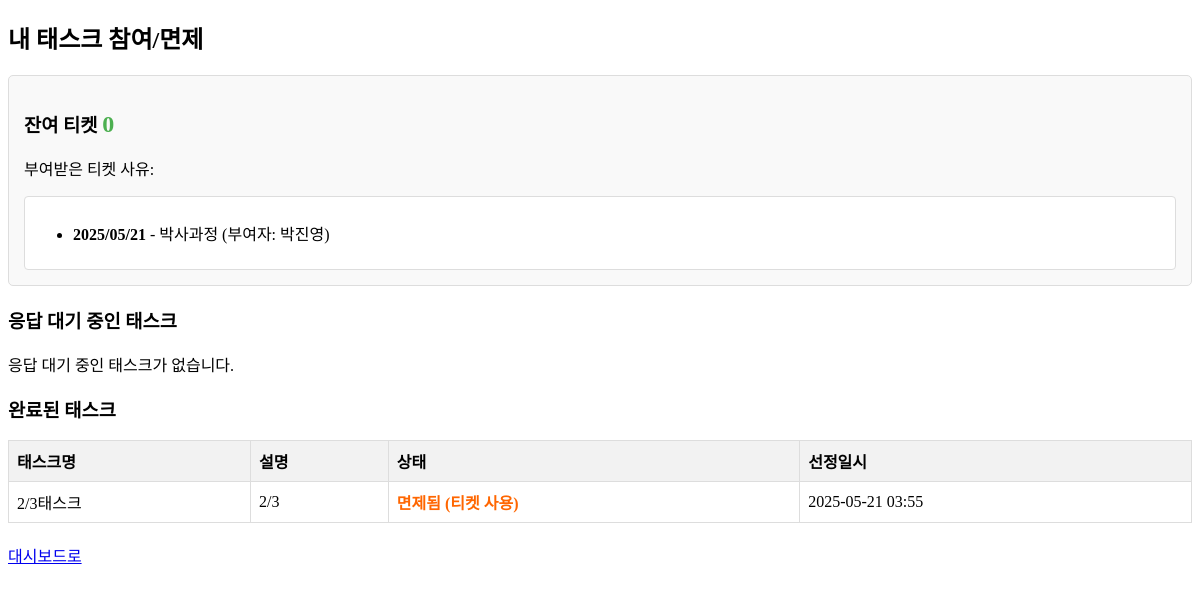
Screenshot of /task/my (signed in) with the database file from the repository.
### models.py (models this page shows)
class Ticket(db.Model):
    id = db.Column(db.Integer, primary_key=True)
    user_id = db.Column(db.Integer, db.ForeignKey('user.id'), nullable=False)
    type = db.Column(db.String(20), nullable=False)  # 'grant', 'revoke', 'use'
    reason = db.Column(db.String(200), nullable=False)
    created_by = db.Column(db.String(120), nullable=False)  # 이메일 또는 이름
    created_at = db.Column(db.DateTime, server_default=db.func.now())
    user = db.relationship('User', backref=db.backref('tickets', lazy=True))

class TaskAssignment(db.Model):
    id = db.Column(db.Integer, primary_key=True)
    task_id = db.Column(db.Integer, db.ForeignKey('task.id'), nullable=False)
    user_id = db.Column(db.Integer, db.ForeignKey('user.id'), nullable=False)
    status = db.Column(db.String(20), nullable=False)  # selected, exempted
    ticket_used = db.Column(db.Boolean, default=False)
    reason = db.Column(db.String(200))
    assigned_at = db.Column(db.DateTime, server_default=db.func.now())
    task = db.relationship('Task', backref=db.backref('assignments', lazy=True))
    user = db.relationship('User', backref=db.backref('task_assignments', lazy=True))

class Task(db.Model):
    id = db.Column(db.Integer, primary_key=True)
    title = db.Column(db.String(100), nullable=False)
    description = db.Column(db.String(200))
    created_by = db.Column(db.String(120), nullable=False)  # 이메일 또는 이름
    required_count = db.Column(db.Integer, nullable=False)
    created_at = db.Column(db.DateTime, server_default=db.func.now())
    status = db.Column(db.String(20), default='pending')  # pending, completed

### app.py (the view, shortened to what this page needs)
@app.route('/task/my', methods=['GET', 'POST'])
@login_required
def my_tasks():
    assignments = TaskAssignment.query.filter_by(
        user_id=current_user.id,
        status='selected'
    ).order_by(TaskAssignment.assigned_at.desc()).all()
    completed_assignments = TaskAssignment.query.filter(
        TaskAssignment.user_id == current_user.id,
        TaskAssignment.status.in_(['accepted', 'exempted'])
    ).order_by(TaskAssignment.assigned_at.desc()).all()
    tickets = Ticket.query.filter_by(user_id=current_user.id).all()
    grant = sum(1 for t in tickets if t.type == 'grant')
    revoke = sum(1 for t in tickets if t.type == 'revoke')
    use = sum(1 for t in tickets if t.type == 'use')
    remain = grant - revoke - use
    grant_tickets = [t for t in tickets if t.type == 'grant']
    return render_template('task_my.html',
                           assignments=assignments,
                           completed_assignments=completed_assignments,
                           remain=remain,
                           grant_tickets=grant_tickets)

### app.py (called while the page is built)
@login_manager.user_loader
def load_user(user_id):
    return User.query.get(int(user_id))

### templates/task_my.html (shortened to what this page needs)
<!DOCTYPE html>
<html lang="ko">
<head>
</head>
<body>
    <h2>내 태스크 참여/면제</h2>
    <div class="ticket-box">
        <h3>잔여 티켓 <span class="ticket-count">{{ remain }}</span></h3>
        {% if grant_tickets %}
        <p>부여받은 티켓 사유:</p>
        <div class="ticket-detail">
            <ul>
                {% for ticket in grant_tickets %}
                <li>
                    <strong>{{ ticket.created_at.strftime('%Y/%m/%d') }}</strong> -
                    {{ ticket.reason }} (부여자: {{ ticket.created_by }})
                </li>
                {% endfor %}
            </ul>
        </div>
        {% endif %}
    </div>
    <h3>응답 대기 중인 태스크</h3>
    {% if assignments %}
    <table>
        <tr>
            <th>태스크명</th><th>설명</th><th>선정일시</th><th>액션</th>
        </tr>
        {% for a in assignments %}
        <tr>
            <td>{{ a.task.title }}</td>
            <td>{{ a.task.description }}</td>
            <td>{{ a.assigned_at.strftime('%Y-%m-%d %H:%M') }}</td>
            <td>
                <form method="POST" style="display:inline;">
                    <input type="hidden" name="assignment_id" value="{{ a.id }}">
                    <input type="hidden" name="action" value="accept">
                    <button type="submit" class="btn-accept">태스크 수락</button>
                </form>
                {% if remain > 0 %}
                <form method="POST" style="display:inline;">
                    <input type="hidden" name="assignment_id" value="{{ a.id }}">
                    <input type="hidden" name="action" value="exempt">
                    <button type="submit" class="btn-exempt">티켓 사용(면제)</button>
                </form>
                {% else %}
                <span>(잔여 티켓 없음 - 자동으로 태스크가 수락됩니다)</span>
                {% endif %}
            </td>
        </tr>
        {% endfor %}
    </table>
    {% else %}
    <p>응답 대기 중인 태스크가 없습니다.</p>
    {% endif %}
    <h3>완료된 태스크</h3>
    {% if completed_assignments %}
    <table>
        <tr>
            <th>태스크명</th><th>설명</th><th>상태</th><th>선정일시</th>
        </tr>
        {% for a in completed_assignments %}
        <tr>
            <td>{{ a.task.title }}</td>
            <td>{{ a.task.description }}</td>
            <td class="{% if a.status == 'accepted' %}accepted{% else %}exempted{% endif %}">
                {% if a.status == 'accepted' %}
                    수락됨
                {% else %}
                    면제됨 (티켓 사용)
                {% endif %}
            </td>
            <td>{{ a.assigned_at.strftime('%Y-%m-%d %H:%M') }}</td>
        </tr>
        {% endfor %}
    </table>
    {% else %}
    <p>완료된 태스크가 없습니다.</p>
    {% endif %}
    <p><a href="/dashboard">대시보드로</a></p>
</body>
</html>

### templates/task_my.html (style rules this page uses)
table { width: 100%; border-collapse: collapse; margin-bottom: 20px; }
th, td { padding: 8px; text-align: left; border: 1px solid #ddd; }
th { background-color: #f2f2f2; }
.exempted { color: #ff6600; font-weight: bold; }
.ticket-box { background-color: #f9f9f9; border: 1px solid #ddd; padding: 15px; margin-bottom: 20px; border-radius: 5px; }
.ticket-count { font-size: 24px; font-weight: bold; color: #4CAF50; margin-right: 10px; }
.ticket-detail { margin-top: 10px; padding: 8px; background-color: #fff; border: 1px solid #ddd; border-radius: 4px; }

### rows the page displays
Ticket: created_at "2025/05/21", reason "박사과정", created_by "박진영"
TaskAssignment: task "2/3태스크", task.description "2/3", status "면제됨 (티켓 사용)", assigned_at "2025-05-21 03:55"

### other values shown
{{ remain }} "0"
